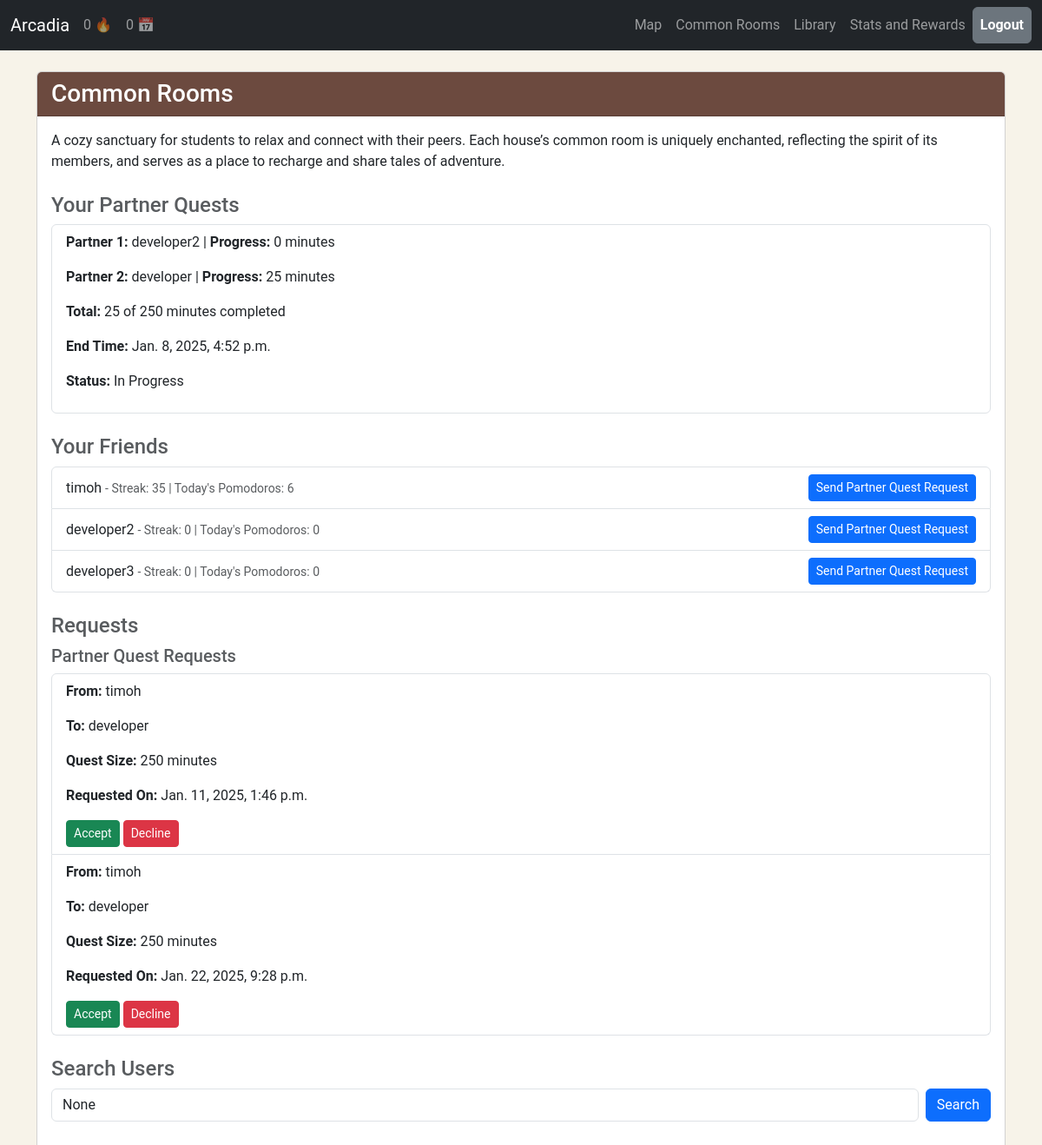
The page /pomo/common_rooms/ (signed in) on the database its author committed.
### pomo/models.py (models this page shows, shortened)
class Location(models.Model):
    name = models.CharField(max_length=100)
    title = models.CharField(max_length=100, blank=True, null=True)
    description = models.TextField()

class PartnerQuest(models.Model):
    partner1 = models.ForeignKey(User, related_name='partner1', on_delete=models.CASCADE)
    partner2 = models.ForeignKey(User, related_name='partner2', on_delete=models.CASCADE)
    start_time = models.DateTimeField(auto_now_add=True)
    end_time = models.DateTimeField(null=True, blank=True)
    size = models.IntegerField(default=10*25*60) # 10 pomodoros
    partner1_progress = models.IntegerField(default=0)  # Progress in seconds
    partner2_progress = models.IntegerField(default=0)  # Progress in seconds
    is_completed = models.BooleanField(default=False)
    def is_open(self):
        return not self.is_completed and timezone.now() < self.end_time

class PartnerQuestRequest(models.Model):
    from_user = models.ForeignKey(User, related_name='sent_partner_requests', on_delete=models.CASCADE)
    to_user = models.ForeignKey(User, related_name='received_partner_requests', on_delete=models.CASCADE)
    timestamp = models.DateTimeField(auto_now_add=True)
    size = models.IntegerField(default=10*25*60) # 10 pomodoros

### pomo/views.py (the view)
# urls.py: path('common_rooms/', common_rooms, name='common_rooms'),
@login_required
def common_rooms(request):
    partner_quest_context = get_context_partner_quests(request.user)
    friends = request.user.profile.friends.all()
    friend_requests = FriendRequest.objects.filter(to_user=request.user)
    friends_info = []
    for friend in friends:
        player_state = PlayerState.objects.get(player=friend.user)
        friends_info.append({
            'id': friend.user.id,
            'username': friend.user.username,
            'streak': player_state.get_streak(),
            'pomodoros_today': player_state.get_total_pomos_today(),
        })
    query = request.GET.get('q')
    if query:
        users = User.objects.filter(Q(username__icontains=query)).exclude(username=request.user.username)
    else:
        users = User.objects.none()
    stats = get_pomo_stats(request.user)
    location_description  = Location.objects.get(name='common_rooms').description
    return render(request, 'pomo/common_rooms.html', {
        **stats, **partner_quest_context,
        'location_description': location_description,
        'friends_info': friends_info,
        'friend_requests': friend_requests,
        'users': users,
        'query': query,
    })

### pomo/models.py (called while the page is built)
    def get_highest_streak(self):
        return self.highest_streak

    def get_streak(self):
        pomodoros = Timers.objects.filter(user=self.player).order_by('-date_completed')
        if not pomodoros.exists():
            return 0  # No pomodoros, so no streak
        today = timezone.now().date()
        timers_today = Timers.objects.filter(user=self.player, date_completed=today)
        yesterday = today - timedelta(1)
        timers_yesterday = Timers.objects.filter(user=self.player, date_completed=yesterday)
        if len(timers_today)==0 and len(timers_yesterday)==0:
            self.current_streak=0
            self.save()
            return 0
        else:
            return self.current_streak

    def get_total_pomos_today(self):
        today = timezone.now().date()
        timers_today = Timers.objects.filter(user=self.player, date_completed=today)
        total_pomodoros_today = len(timers_today)
        return total_pomodoros_today

### pomo/streak.py (called while the page is built, shortened)
def calculate_streak(user):
    pomodoros = Timers.objects.filter(user=user).order_by('-date_completed')
    if not pomodoros.exists():
        return 0  # No pomodoros, so no streak
    streak = 0
    today = timezone.now().date()
    yesterday = today - timedelta(1)
    return streak

### pomo/views.py (called while the page is built)
def get_pomo_stats(user):
    today = timezone.now().date()
    timers_today = Timers.objects.filter(user=user, date_completed=today)
    total_pomodoros_today = len(timers_today)
    timers_alltime = Timers.objects.filter(user=user)
    total_pomodoros_alltime = len(timers_alltime)
    streak = calculate_streak(user)
    player_state= PlayerState.objects.get(player=user)
    highest_streak = player_state.get_highest_streak()
    return {
        "total_pomos_alltime": total_pomodoros_alltime,
        "total_pomodoros_today": total_pomodoros_today,
        "streak": streak,
        "highest_streak": highest_streak,
    }

### pomo/templates/pomo/common_rooms.html (shortened to what this page needs)
{% load static %}
<!DOCTYPE html>
<html lang="en">
<head>
    <link href="https://cdn.jsdelivr.net/npm/bootstrap@5.3.2/dist/css/bootstrap.min.css" rel="stylesheet"
>
</head>
<body style="background-color: #f7f3e9; font-family: 'Roboto', sans-serif;">
    {% include "pomo/includes/navbar.html" %}
    <div class="container mt-4">
        <div class="card">
            <div class="card-header text-white" style="background-color: #6c4a3f;">
                <h3 class="mb-0">Common Rooms</h3>
            </div>
            <div class="card-body">
                <p class="mb-4">{{ location_description }}</p>
                {% if partner_quests %}
                <div class="mb-4">
                    <h4 class="text-muted">Your Partner Quests</h4>
                    <ul class="list-group">
                        {% for quest in partner_quests %}
                        <li class="list-group-item">
                            <p><strong>Partner 1:</strong> {{ quest.partner1 }} | <strong>Progress:</strong> {{ quest.partner1_progress }} minutes</p>
                            <p><strong>Partner 2:</strong> {{ quest.partner2 }} | <strong>Progress:</strong> {{ quest.partner2_progress }} minutes</p>
                            <p><strong>Total:</strong> {{ quest.total_progress }} of {{ quest.size }} minutes completed
                            </p>
                            <p><strong>End Time:</strong> {{ quest.end_time }}</p>
                            <p><strong>Status:</strong> {% if quest.is_completed %} Completed {% else %}In Progress{% endif %}</p>
                        </li>
                        {% endfor %}
                    </ul>
                </div>
                {% endif %}
                <div class="mb-4">
                    <h4 class="text-muted">Your Friends</h4>
                    <ul class="list-group">
                        {% for friend in friends_info %}
                        <li class="list-group-item d-flex justify-content-between align-items-center">
                            <span>
                                {{ friend.username }}
                                <small class="text-muted"> - Streak: {{ friend.streak }} | Today's Pomodoros: {{ friend.pomodoros_today }}</small>
                            </span>
                            <form action="{% url 'send_partner_quest_request' friend.id %}" method="post"
                                class="d-inline-block">
                                <button type="submit" class="btn btn-sm btn-primary">Send Partner Quest Request</button>
                            </form>
                        </li>
                        {% endfor %}
                    </ul>
                </div>
                {% if friend_requests or partner_quests_requests %}
                <div class="mb-4">
                    <h4 class="text-muted">Requests</h4>
                    {% if partner_quests_requests %}
                    <h5 class="text-muted">Partner Quest Requests</h5>
                    <ul class="list-group">
                        {% for request in partner_quests_requests %}
                        <li class="list-group-item">
                            <p><strong>From:</strong> {{ request.from_user }}</p>
                            <p><strong>To:</strong> {{ request.to_user }}</p>
                            <p><strong>Quest Size:</strong> {{ request.size }} minutes</p>
                            <p><strong>Requested On:</strong> {{ request.timestamp }}</p>
                            {% if request.is_receiver %}
                            <form action="{% url 'accept_partner_quest' request.id %}" method="post"
                                class="d-inline-block">
                                <button type="submit" class="btn btn-sm btn-success">Accept</button>
                            </form>
                            <form action="{% url 'decline_partner_quest' request.id %}" method="post"
                                class="d-inline-block">
                                <button type="submit" class="btn btn-sm btn-danger">Decline</button>
                            </form>
                            {% endif %}
                        </li>
                        {% endfor %}
                    </ul>
                    {% endif %}
                </div>
                {% endif %}
                <div class="mb-4">
                    <h4 class="text-muted">Search Users</h4>
                    <form method="get" action="{% url 'common_rooms' %}" class="d-flex">
                        <input type="text" name="q" placeholder="Search by username" value="{{ query }}"
                            class="form-control me-2">
                        <button type="submit" class="btn btn-primary">Search</button>
                    </form>
                </div>
            </div>
        </div>
    </div>
</body>
</html>

### rows shown on the page
Location: description "A cozy sanctuary for students to relax and connect with their peers. Each house’s common room is uniquely enchanted, reflecting the spirit of its members, and serves as a place to recharge and share tales of adventure."
PartnerQuest: end_time "Jan. 8, 2025, 4:52 p.m."
PartnerQuestRequest: timestamp "Jan. 11, 2025, 1:46 p.m."
PartnerQuestRequest: timestamp "Jan. 22, 2025, 9:28 p.m."

### other values the page prints
{{ streak }} "0"
{{ total_pomodoros_today }} "0"
{{ quest.partner1 }} "developer2"
{{ quest.partner1_progress }} "0"
{{ quest.partner2 }} "developer"
{{ quest.partner2_progress }} "25"
{{ quest.total_progress }} "25"
{{ quest.size }} "250"
{{ friend.username }} "timoh" "developer2" "developer3"
{{ friend.streak }} "35" "0" "0"
{{ friend.pomodoros_today }} "6" "0" "0"
{{ request.from_user }} "timoh" "timoh"
{{ request.to_user }} "developer" "developer"
{{ request.size }} "250" "250"
